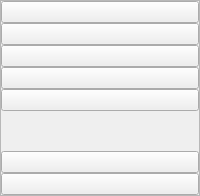
        <widget class="QFrame" name="icon_only_frame">
         <property name="styleSheet">
          <string notr="true">	#icon_only_frame {
		background-color: #b1dcef;
		width:50px;
	}

	#icon_only_frame QPushButton {
		height:50px;
		border:none;
	}

	#icon_only_frame QPushButton:hover {
		background-color: rgba( 86, 101, 115, 0.5);
	}</string>
         </property>
         <property name="frameShape">
          <enum>QFrame::StyledPanel</enum>
         </property>
         <property name="frameShadow">
          <enum>QFrame::Raised</enum>
         </property>
         <layout class="QVBoxLayout" name="verticalLayout_8">
          <property name="spacing">
           <number>0</number>
          </property>
          <property name="leftMargin">
           <number>0</number>
          </property>
          <property name="topMargin">
           <number>0</number>
          </property>
          <property name="rightMargin">
           <number>0</number>
          </property>
          <property name="bottomMargin">
           <number>0</number>
          </property>
          <item>
           <layout class="QVBoxLayout" name="verticalLayout_5">
            <property name="spacing">
             <number>0</number>
            </property>
            <item>
             <layout class="QVBoxLayout" name="verticalLayout">
              <property name="spacing">
               <number>0</number>
              </property>
              <item>
               <widget class="QPushButton" name="home_btn">
                <property name="toolTip">
                 <string/>
                </property>
                <property name="text">
                 <string/>
                </property>
                <property name="icon">
                 <iconset resource="resource.qrc">
                  <normaloff>:/icons/icons/icons8-home-page-48.png</normaloff>:/icons/icons/icons8-home-page-48.png</iconset>
                </property>
                <property name="iconSize">
                 <size>
                  <width>30</width>
                  <height>30</height>
                 </size>
                </property>
                <property name="checkable">
                 <bool>true</bool>
                </property>
                <property name="autoExclusive">
                 <bool>true</bool>
                </property>
               </widget>
              </item>
              <item>
               <widget class="QPushButton" name="music_btn">
                <property name="toolTip">
                 <string/>
                </property>
                <property name="text">
                 <string/>
                </property>
                <property name="icon">
                 <iconset resource="resource.qrc">
                  <normaloff>:/icons/icons/icons8-musical-note-48.png</normaloff>:/icons/icons/icons8-musical-note-48.png</iconset>
                </property>
                <property name="iconSize">
                 <size>
                  <width>30</width>
                  <height>30</height>
                 </size>
                </property>
                <property name="checkable">
                 <bool>true</bool>
                </property>
                <property name="autoExclusive">
                 <bool>true</bool>
                </property>
               </widget>
              </item>
              <item>
               <widget class="QPushButton" name="progress_btn">
                <property name="toolTip">
                 <string/>
                </property>
                <property name="text">
                 <string/>
                </property>
                <property name="icon">
                 <iconset resource="resource.qrc">
                  <normaloff>:/icons/icons/icons8-chart-50.png</normaloff>:/icons/icons/icons8-chart-50.png</iconset>
                </property>
                <property name="iconSize">
                 <size>
                  <width>30</width>
                  <height>30</height>
                 </size>
                </property>
                <property name="checkable">
                 <bool>true</bool>
                </property>
                <property name="autoExclusive">
                 <bool>true</bool>
                </property>
               </widget>
              </item>
              <item>
               <widget class="QPushButton" name="share_btn">
                <property name="toolTip">
                 <string/>
                </property>
                <property name="text">
                 <string/>
                </property>
                <property name="icon">
                 <iconset resource="resource.qrc">
                  <normaloff>:/icons/icons/icons8-share-50.png</normaloff>:/icons/icons/icons8-share-50.png</iconset>
                </property>
                <property name="iconSize">
                 <size>
                  <width>30</width>
                  <height>30</height>
                 </size>
                </property>
                <property name="checkable">
                 <bool>true</bool>
                </property>
                <property name="autoExclusive">
                 <bool>true</bool>
                </property>
               </widget>
              </item>
              <item>
               <widget class="QPushButton" name="account_btn">
                <property name="toolTip">
                 <string/>
                </property>
                <property name="text">
                 <string/>
                </property>
                <property name="icon">
                 <iconset resource="resource.qrc">
                  <normaloff>:/icons/icons/icons8-account-24.png</normaloff>:/icons/icons/icons8-account-24.png</iconset>
                </property>
                <property name="iconSize">
                 <size>
                  <width>30</width>
                  <height>30</height>
                 </size>
                </property>
                <property name="checkable">
                 <bool>true</bool>
                </property>
                <property name="autoExclusive">
                 <bool>true</bool>
                </property>
               </widget>
              </item>
             </layout>
            </item>
            <item>
             <spacer name="verticalSpacer">
              <property name="orientation">
               <enum>Qt::Vertical</enum>
              </property>
              <property name="sizeHint" stdset="0">
               <size>
                <width>20</width>
                <height>40</height>
               </size>
              </property>
             </spacer>
            </item>
            <item>
             <layout class="QVBoxLayout" name="verticalLayout_2">
              <property name="spacing">
               <number>0</number>
              </property>
              <item>
               <widget class="QPushButton" name="info_btn">
                <property name="toolTip">
                 <string/>
                </property>
                <property name="text">
                 <string/>
                </property>
                <property name="icon">
                 <iconset resource="resource.qrc">
                  <normaloff>:/icons/icons/icons8-info-50.png</normaloff>:/icons/icons/icons8-info-50.png</iconset>
                </property>
                <property name="iconSize">
                 <size>
                  <width>30</width>
                  <height>30</height>
                 </size>
                </property>
                <property name="checkable">
                 <bool>true</bool>
                </property>
                <property name="autoExclusive">
                 <bool>true</bool>
                </property>
               </widget>
              </item>
              <item>
               <widget class="QPushButton" name="login_out_btn">
                <property name="toolTip">
                 <string/>
                </property>
                <property name="text">
                 <string/>
                </property>
                <property name="icon">
                 <iconset resource="resource.qrc">
                  <normaloff>:/icons/icons/icons8-logout-50.png</normaloff>:/icons/icons/icons8-logout-50.png</iconset>
                </property>
                <property name="iconSize">
                 <size>
                  <width>30</width>
                  <height>30</height>
                 </size>
                </property>
                <property name="checkable">
                 <bool>true</bool>
                </property>
                <property name="autoExclusive">
                 <bool>true</bool>
                </property>
               </widget>
              </item>
             </layout>
            </item>
           </layout>
          </item>
         </layout>
        </widget>
